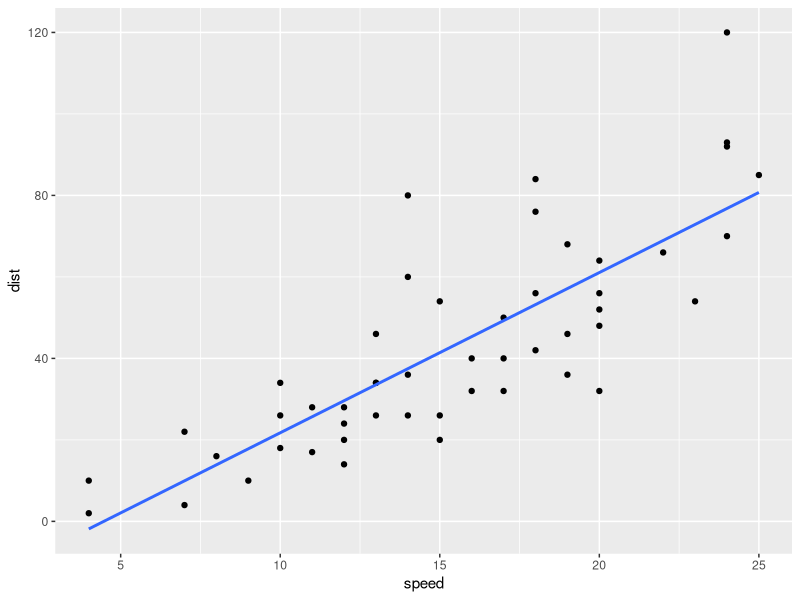
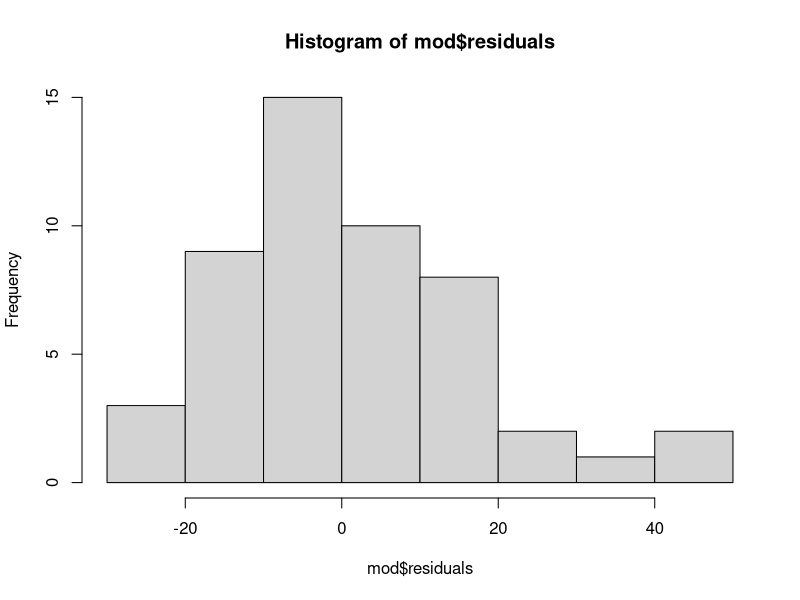
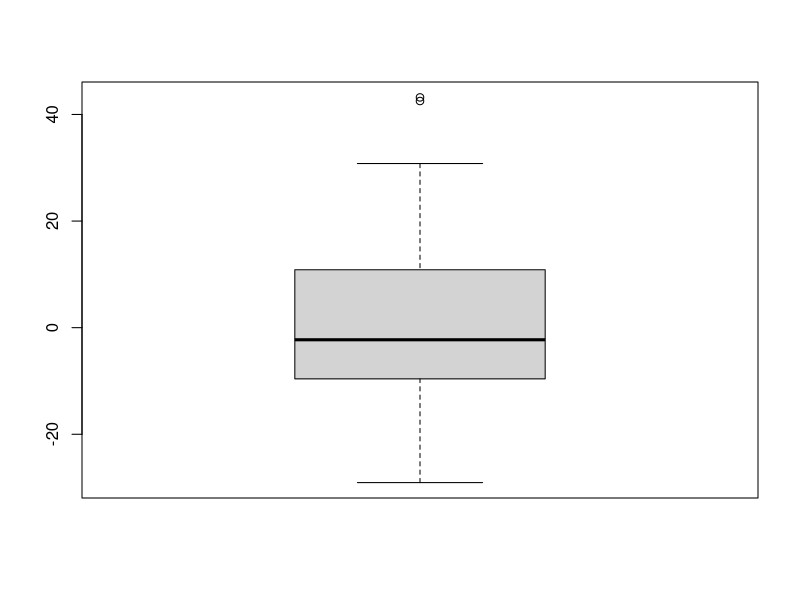
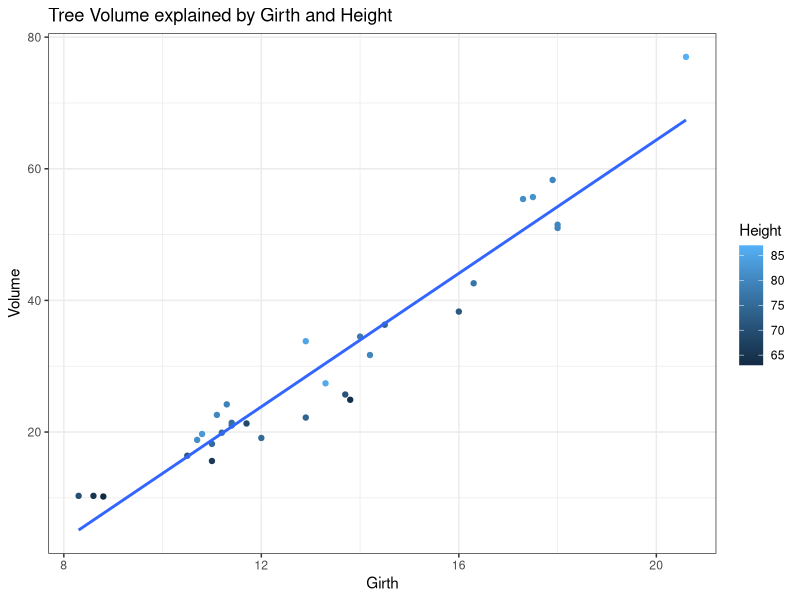
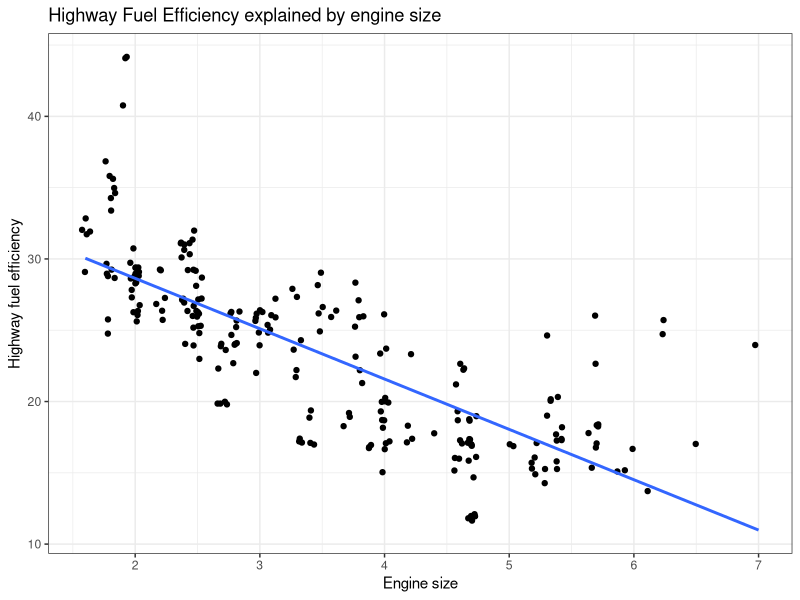
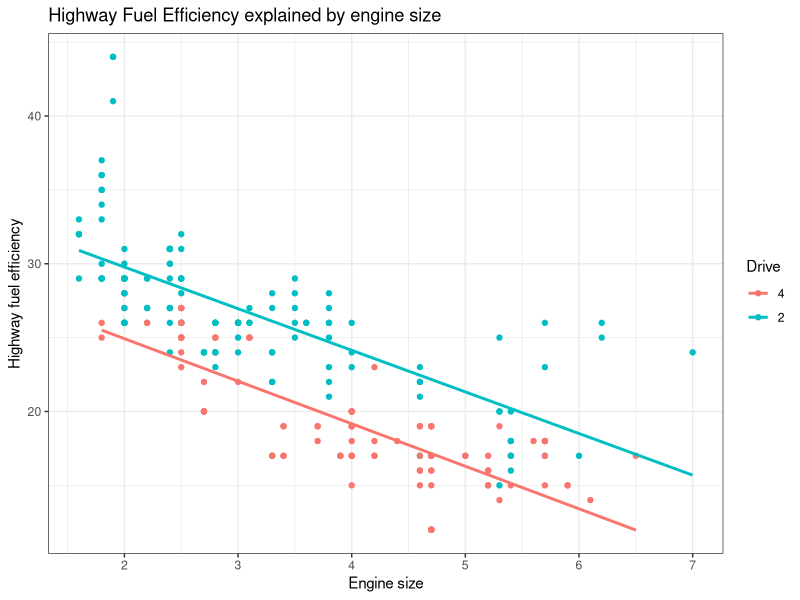
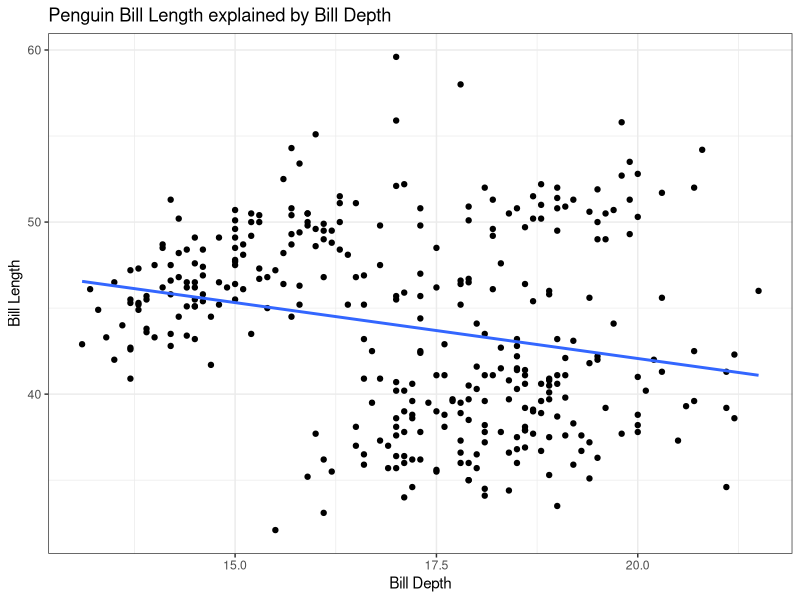
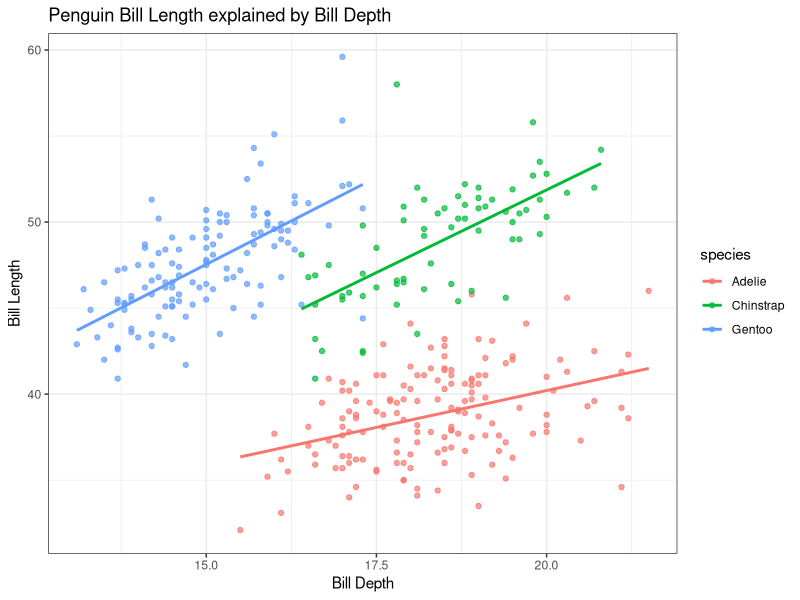

Recreate these plots in R, in order.
## ---- chunk 1
knitr::opts_chunk$set(echo = TRUE)
## ---- chunk 2

#Markdown setup
library(tidyverse)
## ---- chunk 3
View(cars)

#Let's use ggplot to first visualize a linear model
# We've seen this before in class
cars %>% 
  ggplot( aes( x = speed, y=dist) ) +
  geom_point() +
  geom_smooth( formula = y ~ x, method = lm, se = FALSE )

# X is your explanatory or independent variable, Y is your dependant or your outcome

## ---- chunk 4
#Lets make a very simple model
#Why data=. ? That is because lm() wants data argument second.
cars %>% 
  lm( dist ~ speed, data = . ) %>%
  summary()

# Residuals are how far off the point is from the predicted line.
#   A good model will be roughly symmetric. 
#
# Pr is very small which shows that the Null is false
#    The null in case is that the slope is zero ( Or no matter the speed the stopping distance is zero ).
#
# R2 is the regression line to the data. 
#    The higher the value the better it fits, 
#    The lower the value worse it fits.
#   It is a measure of variation of the data vs the model

## ---- chunk 5
#Same thing as above
#  But allows to use the model a bit more
mod <- lm( dist ~ speed, data = cars ) 
mod 
summary(mod)
## ---- chunk 6
#what is inside the model
attributes(mod)

#List the residuals
mod$residuals

#Are the residuals symmetric around zero?
hist( mod$residuals )

boxplot( mod$residuals )

## ---- chunk 7

#Speeds we want to check
newSpeeds <- data.frame( speed = c(10,20,50) )

View(newSpeeds )

#Pass into the predict function and pipe to round funciton
predict(mod, newSpeeds ) %>% round(1)

## ---- chunk 8
data(trees)
View(trees)
?trees

trees %>%
ggplot(aes(Girth, Volume, color = Height))+
geom_point()+
geom_smooth(method = lm, se = F)+
theme_bw()+
labs(title = "Tree Volume explained by Girth and Height")

## ---- chunk 9
#We want to predict the volume of a tree based on height and diameter (inches )
treeModel <- lm( formula = Volume ~ Girth + Height, data = trees ) 
summary(treeModel)

#Need to look at the R2 adjusted value to evaluate fit.
# As more variables get added R2 itself is less reliable.
## ---- chunk 10
data(mpg)
?mpg

mpg %>%
ggplot(aes(x = displ,
y = hwy))+
geom_jitter()+
geom_smooth(method = lm, se = F)+
theme_bw()+
labs(title = "Highway Fuel Efficiency explained by engine size",
x = "Engine size",
y = "Highway fuel efficiency")


## ---- chunk 11
lm(hwy ~ displ, data = mpg) %>%
summary()

# Okay 0.5868% of the change in Highway MPG can be attributed to engine size

## ---- chunk 12
#Change the front(f) and rear(r) wheel drive to be expressed by 2
mpg %>%
mutate(drv = fct_recode(drv, "2" = "f", "2" = "r"))%>%
ggplot(aes(displ, hwy, color = drv))+
geom_point()+
geom_smooth(method = lm, se = F)+
theme_bw()+
labs(title = "Highway Fuel Efficiency explained by engine size",
x = "Engine size",
y = "Highway fuel efficiency",
color = "Drive")

#Similar slope.. but different intercept 
## ---- chunk 13
#Build the model!
mpg %>%
mutate(drv = fct_recode(drv, "2" = "f", "2" = "r"))%>%
lm(hwy ~ displ + drv, data = .) %>%
summary()

#drv2          4.9486     0.4347   11.38   <2e-16 ***
# What's this mean?
# With a Categorical variable you can only change between catagories... so if you change from a 2wd to 4wd you gain gas mileage
# R will choose a reference category and compare the others to it. ( default is alphabetical )
# Adjusted R2 73% of the change of in MPG can be explained by size and drive
## ---- chunk 14
# Call palmerpenguins package
library(palmerpenguins)

View(penguins)

# Plot Bill length vs Bill Depth
penguins %>%
ggplot(aes(bill_depth_mm, bill_length_mm))+
geom_point()+
geom_smooth(method = lm, se = F)+
theme_bw()+
labs(title = "Penguin Bill Length explained by Bill Depth",
x = "Bill Depth",
y = "Bill Length")

# As bill depth increases bill length decreases?
# Let's take a closer look 
## ---- chunk 15
#Aggregate by species 
penguins %>%
ggplot(aes(bill_depth_mm, bill_length_mm))+
geom_point(aes(color = species), alpha = 0.7)+
geom_smooth(aes(color = species),method = lm, se = F)+
theme_bw()+
labs(title = "Penguin Bill Length explained by Bill Depth",
x = "Bill Depth",
y = "Bill Length")

# This is the opposite of the total we saw above. Howeverm each group seems to be following the same trend.
## ---- chunk 16
lm(bill_length_mm ~ bill_depth_mm + species, data = penguins) %>%
summary()

#Looking at the summary, we now have 3 categories.  Adelie is being used as the reference.
## ---- chunk 17
admissions <- read_csv("admissions.csv")
View(admissions)

ggplot(admissions, aes(x = gpa, 
                       y = admitted)) +
  geom_jitter(height = .05, 
              alpha = .3)


#Let's make a general linear model
model <- glm(admitted ~ gpa, 
             data = admissions,
             family = "binomial")

summary(model)

## ---- chunk 18
ggplot(admissions, aes(x = gpa, 
                       y = admitted)) +
  geom_jitter(height = .05, 
              alpha = .1) +
  geom_smooth(method = "glm",
              method.args = list(family = "binomial"),
              se = FALSE)
## ---- chunk 19
#Let's look at this in another way
#Modify the data set to calc the prop of admission per gpa ( basically what the glm is doing )
adm_sum <- admissions %>% 
  group_by(gpa) %>% 
  summarize(prop_adm = mean(admitted),
            count = n())
adm_sum

#Plot to see the groupings
ggplot(adm_sum, aes(x = gpa, y = prop_adm)) +
  geom_point()

#How does this compare to our initial model?
model2 <- glm(prop_adm ~ gpa, 
              family = "binomial",
              data = adm_sum, 
              weights = count)
summary(model2)


#Plot with curve
ggplot(adm_sum, aes(x = gpa, 
                    y = prop_adm,
                    weight = count)) +
  geom_point() +
  geom_smooth(method = "glm",
              se = FALSE,
              method.args = list(family = "binomial"))

## ---- chunk 20

#Logit output as probability
#pred <- predict(logit,newdata=data) #gives you b0 + b1x1 + b2x2 + b3x3
#probs <- exp(pred)/(1+exp(pred)) #gives you probability that y=1 for each observation
pred <- predict( model, data.frame( gpa=c(1,2.3,3.4) ) ) 
pred

#convert to probability
probs <- exp(pred)/(1+exp(pred))
probs


#Can also do....
predict( model, data.frame( gpa=c(1,2.3,3.4) ), type = "response")


#Check model2 does the same?
predict( model2, data.frame( gpa=c(1,2.3,3.4) ), type = "response")
